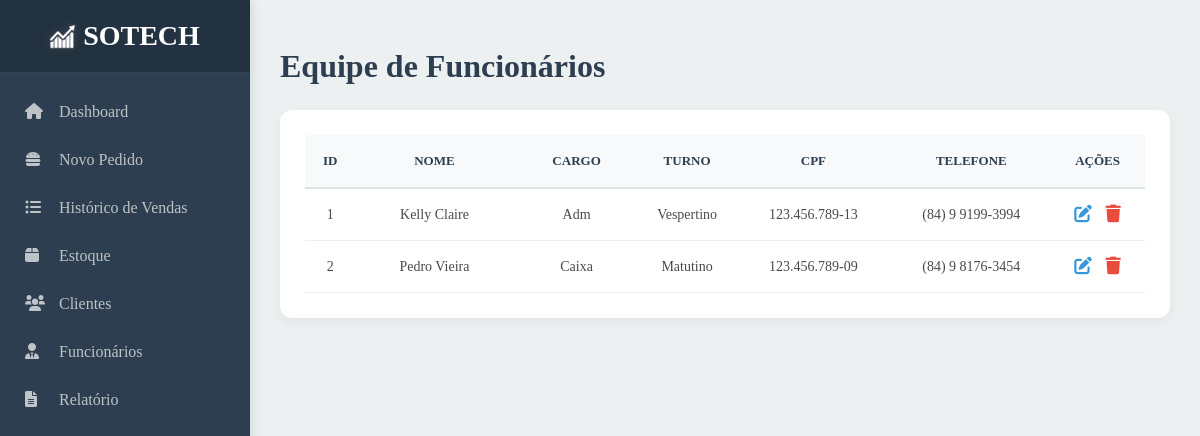
The app's page /funcionarios/ (signed in), older data.
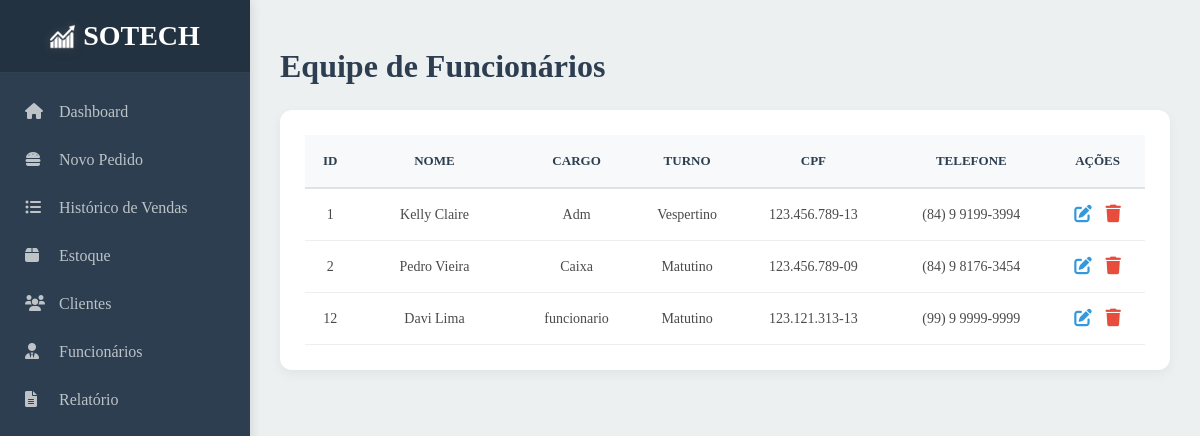
The same page, newer data.
### core/models.py (models this page shows, shortened)
class Funcionario(AbstractUser):
    cargo = models.CharField("Cargo", max_length=50)
    turno = models.CharField("Turno", max_length=30)
    cpf = models.CharField("CPF", max_length=14)
    telefone = models.CharField("Telefone", max_length=16, default="")

### core/views.py (the view)
# urls.py: path('funcionarios/',funcionarios,name="funcionarios"),
@login_required
def funcionarios(request):
    funcionarios = Funcionario.objects.all()
    context = {
        "funcionarios": funcionarios
    }
    return render(request,"html/funcionarios.html",context)

### core/templates/html/funcionarios.html (shortened to what this page needs)
{% extends 'base.html' %}
{% load static %}
{% block estilo %}
  <link rel="stylesheet" href="{% static 'style/style_funcionarios.css' %}?{% now 'U' %}" />
{% endblock %}
{% block conteudo %}
  <main class="main-content">
    <header class="main-header">
      <h1>Equipe de Funcionários</h1>
    </header>
    <div class="table-card">
      <table class="funcionarios-table">
        <thead>
          <tr>
            <th>ID</th>
            <th>Nome</th>
            <th>Cargo</th>
            <th>Turno</th>
            <th>CPF</th>
            <th>Telefone</th>
            <th>Ações</th>
          </tr>
        </thead>
        <tbody>
          {% for funcionario in funcionarios %}
            <tr>
              <td>{{ funcionario.id }}</td>
              <td>{{ funcionario.first_name }} {{ funcionario.last_name }}</td>
              <td>{{ funcionario.cargo }}</td>
              <td>{{ funcionario.turno }}</td>
              <td>{{ funcionario.cpf }}</td>
              <td>{{ funcionario.telefone }}</td>
              <td>
                <a class="btn-edit" href="{% url 'funcionario_editar' funcionario.pk %}"><i class="fas fa-edit"></i></a>
                <a class="btn-delete" href="{% url 'funcionario_remover' funcionario.pk %}"><i class="fas fa-trash"></i></a>
              </td>
            </tr>
          {% endfor %}
        </tbody>
      </table>
    </div>
  </main>
{% endblock %}

Row changes from the older to the newer data that the page shows:
added Funcionario: id "12", first_name "Davi", last_name "Lima", cargo "funcionario", turno "Matutino", cpf "123.121.313-13", telefone "(99) 9 9999-9999"
